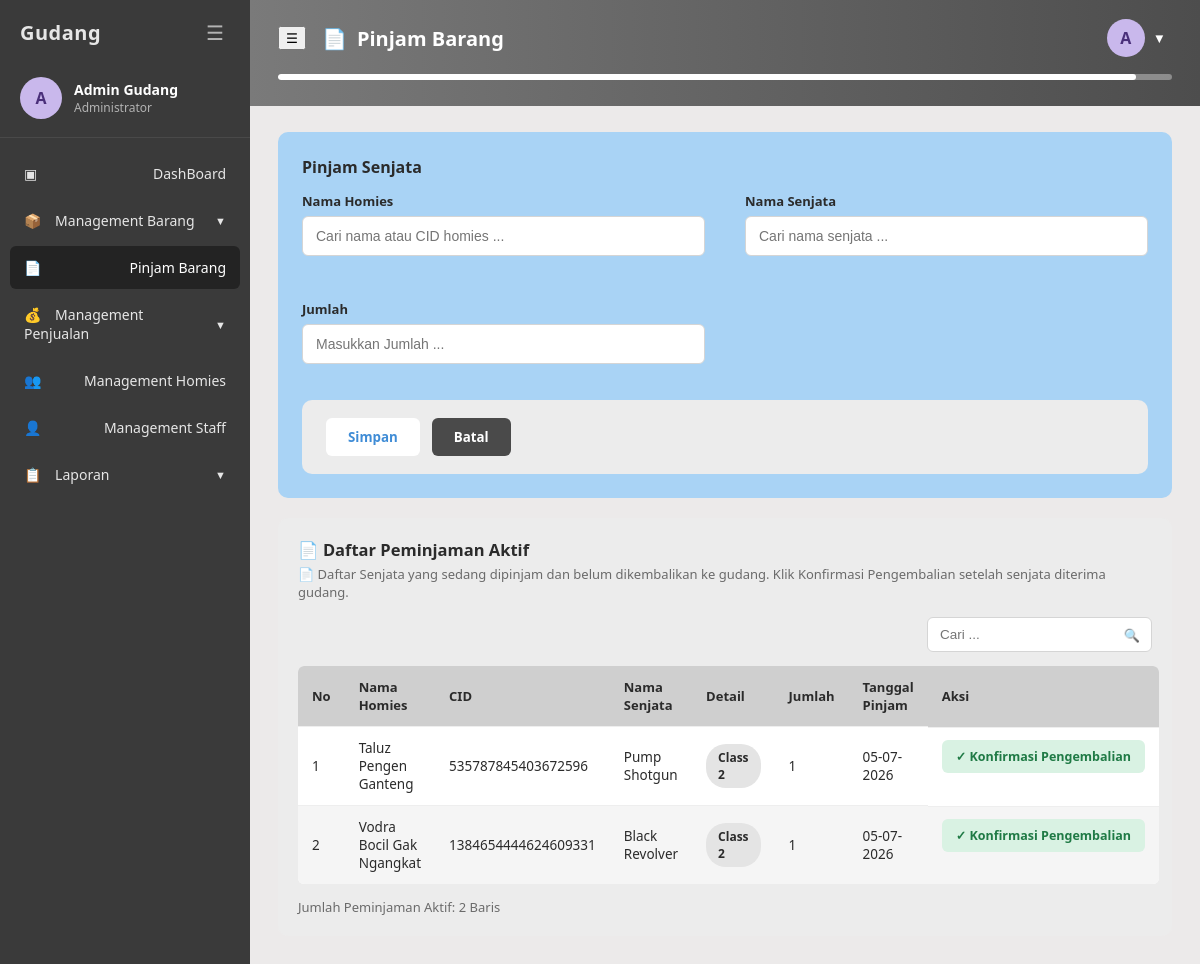
Page /peminjaman/peminjaman.php (signed in) on the earlier database version.
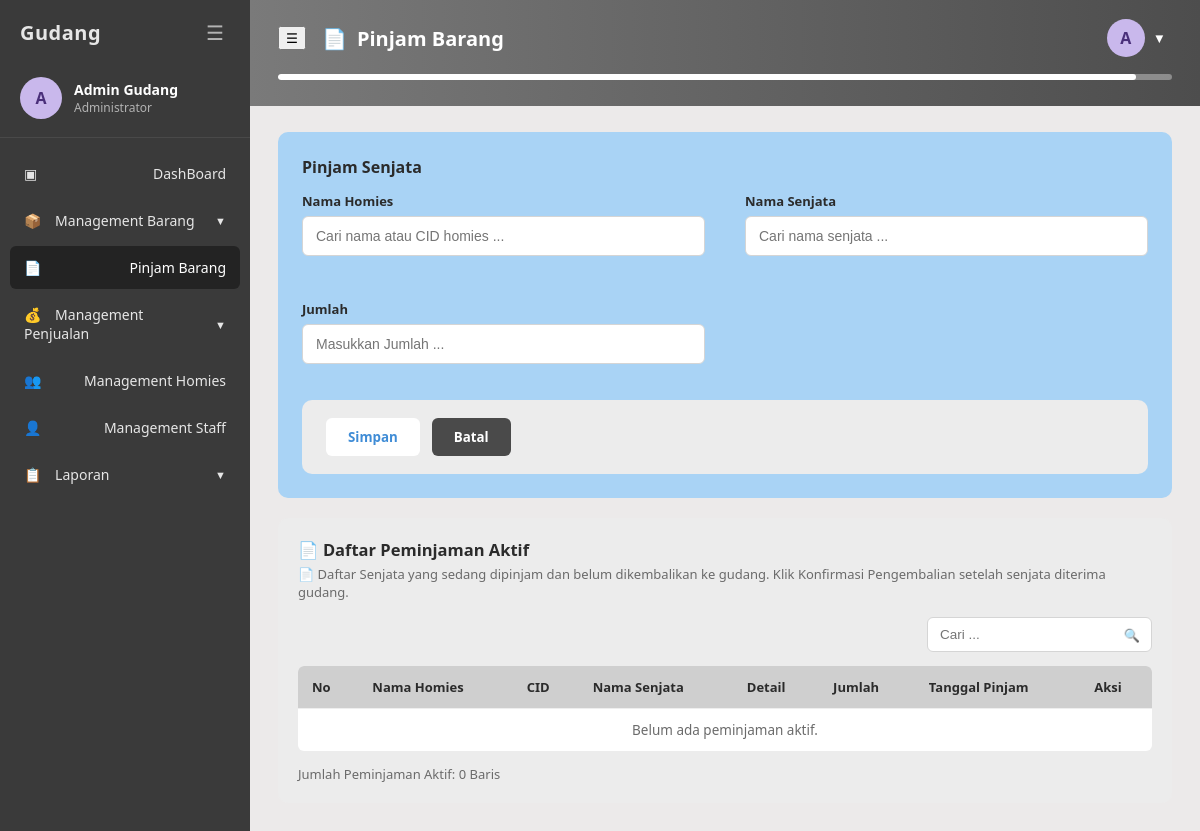
Same page on the later database version.
### tables this page shows
CREATE TABLE `peminjaman` (
  `id` int(11) NOT NULL,
  `id_homies` int(11) NOT NULL,
  `id_barang` int(11) NOT NULL,
  `tanggal_pinjam` date NOT NULL,
  `tanggal_kembali` date DEFAULT NULL,
  `jumlah` int(11) NOT NULL,
  `status` enum('Dipinjam','Dikembalikan') NOT NULL DEFAULT 'Dipinjam',
  `diinput_oleh` varchar(100) DEFAULT NULL,
  `dikembalikan_oleh` varchar(100) DEFAULT NULL,
  `created_at` timestamp NOT NULL DEFAULT CURRENT_TIMESTAMP
);

CREATE TABLE `homies` (
  `id` int(11) NOT NULL,
  `nama` varchar(100) NOT NULL,
  `nomor_hp` varchar(20) DEFAULT NULL,
  `cid` varchar(50) NOT NULL,
  `created_at` timestamp NOT NULL DEFAULT CURRENT_TIMESTAMP
);

CREATE TABLE `kategori_barang` (
  `id` int(11) NOT NULL,
  `jenis` enum('Senjata','Narko','Lainnya') NOT NULL,
  `nama_barang` varchar(150) NOT NULL,
  `class_senjata` enum('Class 1','Class 2','Class 3','Class 4') DEFAULT NULL,
  `tag_narko` enum('Bungkusan','Mentahan') DEFAULT NULL,
  `tag_lainnya` enum('Vest','Ammo','Attachment') DEFAULT NULL,
  `stok` int(11) NOT NULL DEFAULT '0',
  `created_at` timestamp NOT NULL DEFAULT CURRENT_TIMESTAMP,
  `updated_at` timestamp NOT NULL DEFAULT CURRENT_TIMESTAMP ON UPDATE CURRENT_TIMESTAMP
);

### includes/auth.php (called while the page is built, shortened)
<?php
function current_user() {
    return [
        'id'        => $_SESSION['user_id'] ?? null,
        'username'  => $_SESSION['username'] ?? null,
        'full_name' => $_SESSION['full_name'] ?? null,
        'role'      => $_SESSION['role'] ?? null,
    ];
}
function is_admin() {
    return ($_SESSION['role'] ?? null) === 'admin';
}
function role_label() {
    return is_admin() ? 'Administrator' : 'Kepala Staff';
}
function e($str) {
    return htmlspecialchars($str ?? '', ENT_QUOTES, 'UTF-8');
}

### peminjaman/peminjaman.php (the view, shortened to what this page needs)
<?php
require_once __DIR__ . '/../includes/auth.php';
$base = '../';
$active_menu = 'pinjam';
$page_title = 'Pinjam Barang - Gudang';
$page_header = 'Pinjam Barang';
$page_icon = '&#128196;';
$aktifList = [];
$res = mysqli_query($conn, "SELECT p.id, p.jumlah, p.tanggal_pinjam, h.nama AS nama_homies, h.cid,
                                    k.nama_barang, k.class_senjata
                             FROM peminjaman p
                             JOIN homies h ON h.id = p.id_homies
                             JOIN kategori_barang k ON k.id = p.id_barang
                             WHERE p.status = 'Dipinjam'
                             ORDER BY p.tanggal_pinjam DESC, p.id DESC");
while ($row = mysqli_fetch_assoc($res)) { $aktifList[] = $row; }
include __DIR__ . '/../includes/header.php';
?>
<div class="form-panel">
    <h3>Pinjam Senjata</h3>
    <form method="POST" action="peminjaman.php">
        <div class="form-grid">
            <div class="form-group">
                <label for="homiesSearch">Nama Homies</label>
                <div class="search-select" data-search-select>
                    <input type="text" id="homiesSearch" class="ss-input" data-ss-search
                           placeholder="Cari nama atau CID homies ..." autocomplete="off">
                </div>
            </div>
            <div class="form-group">
                <label for="senjataSearch">Nama Senjata</label>
                <div class="search-select" data-search-select>
                    <input type="text" id="senjataSearch" class="ss-input" data-ss-search
                           placeholder="Cari nama senjata ..." autocomplete="off">
                </div>
            </div>
            <div class="form-group">
                <label for="jumlah">Jumlah</label>
                <input type="number" id="jumlah" name="jumlah" min="1" placeholder="Masukkan Jumlah ..." value="<?= e($_POST['jumlah'] ?? '') ?>" required>
            </div>
        </div>
        <div class="form-actions-panel" style="margin-top:18px;">
            <button type="submit" name="add_pinjam" value="1" class="btn-primary-form">Simpan</button>
            <button type="reset" class="btn-cancel-form">Batal</button>
        </div>
    </form>
</div>
<div class="panel">
    <div class="panel-header">
        <div>
            <h3>&#128196; Daftar Peminjaman Aktif</h3>
            <p class="panel-desc">&#128196; Daftar Senjata yang sedang dipinjam dan belum dikembalikan ke gudang. Klik Konfirmasi Pengembalian setelah senjata diterima gudang.</p>
        </div>
    </div>
    <div class="panel-toolbar">
        <div class="search-box">
            <input type="text" placeholder="Cari ..." data-table-search="#peminjamanTable">
            <span class="icon">&#128269;</span>
        </div>
    </div>
    <table class="data-table" id="peminjamanTable">
        <thead>
            <tr>
                <th>No</th>
                <th>Nama Homies</th>
                <th>CID</th>
                <th>Nama Senjata</th>
                <th>Detail</th>
                <th>Jumlah</th>
                <th>Tanggal Pinjam</th>
                <th>Aksi</th>
            </tr>
        </thead>
        <tbody>
            <?php if (empty($aktifList)): ?>
                <tr><td colspan="8" style="text-align:center; color:var(--text-muted);">Belum ada peminjaman aktif.</td></tr>
            <?php else: ?>
                <?php foreach ($aktifList as $i => $p): ?>
                <tr>
                    <td><?= $i + 1 ?></td>
                    <td><?= e($p['nama_homies']) ?></td>
                    <td><?= e($p['cid']) ?></td>
                    <td><?= e($p['nama_barang']) ?></td>
                    <td><span class="badge badge-chip"><?= e($p['class_senjata']) ?></span></td>
                    <td><?= (int)$p['jumlah'] ?></td>
                    <td><?= e(date('d-m-Y', strtotime($p['tanggal_pinjam']))) ?></td>
                    <td class="aksi-cell">
                        <form method="POST" action="kembalikan.php" style="display:inline;"
                              onsubmit="return confirm('Konfirmasi: senjata &quot;<?= e(addslashes($p['nama_barang'])) ?>&quot; sebanyak <?= (int)$p['jumlah'] ?> dari <?= e(addslashes($p['nama_homies'])) ?> sudah dikembalikan?');">
                            <button type="submit" class="btn-return">&#10003; Konfirmasi Pengembalian</button>
                        </form>
                    </td>
                </tr>
                <?php endforeach; ?>
            <?php endif; ?>
        </tbody>
    </table>
    <div class="table-footer">
        <span>Jumlah Peminjaman Aktif: <?= count($aktifList) ?> Baris</span>
    </div>
</div>
<?php include __DIR__ . '/../includes/footer.php'; ?>

### includes/header.php (shortened to what this page needs)
<?php
$base = $base ?? '';
$page_header = $page_header ?? ($page_title ?? '');
$page_icon = $page_icon ?? '&#9635;';
$header_variant = $header_variant ?? 'gray';
?>
<!DOCTYPE html>
<html lang="id">
<head>
<link rel="stylesheet" href="<?= $base ?>assets/css/style.css">
</head>
<body>
<div class="app-layout">
    <?php include __DIR__ . '/sidebar.php'; ?>
    <div class="main-content">
        <div class="page-header <?= $header_variant === 'purple' ? 'purple' : '' ?>">
            <div class="page-header-row">
                <div style="display:flex; align-items:center; gap:16px;">
                    <button class="burger-desktop" data-toggle="sidebar" aria-label="Toggle menu">&#9776;</button>
                    <h2><span><?= $page_icon ?></span> <?= e($page_header) ?></h2>
                </div>
                <div style="display:flex; align-items:center; gap:14px;">
                    <div class="topbar-user">
                        <button class="topbar-user-btn">
                            <div class="avatar-circle"><?= e($initial) ?></div>
                            <span>&#9660;</span>
                        </button>
                    </div>
                </div>
            </div>
            <div class="progress-bar"><span></span></div>
        </div>
        <div class="content-area">

### includes/sidebar.php (shortened to what this page needs)
<?php
$base = $base ?? '';
$active_menu = $active_menu ?? '';
$u = current_user();
$initial = strtoupper(substr($u['full_name'] ?? 'U', 0, 1));
?>
<aside class="sidebar">
    <div class="sidebar-top">
        <span>Gudang</span>
        <button class="burger" data-toggle="sidebar" aria-label="Toggle menu">&#9776;</button>
    </div>
    <div class="sidebar-user">
        <div class="avatar-circle"><?= e($initial) ?></div>
        <div>
            <div class="u-name"><?= e($u['full_name']) ?></div>
            <div class="u-role"><?= e(role_label()) ?></div>
        </div>
    </div>
    <nav class="sidebar-nav">
        <ul>
            <li class="nav-item <?= $active_menu === 'dashboard' ? 'active' : '' ?>">
                <a href="<?= $base ?>dashboard.php"><span class="icon">&#9635;</span> DashBoard</a>
            </li>
            <li>
                <div class="nav-parent <?= $active_menu === 'barang' ? 'active open' : '' ?>">
                    <span><span class="icon">&#128230;</span> Management Barang</span>
                    <span class="chevron">&#9660;</span>
                </div>
            </li>
            <li class="nav-item <?= $active_menu === 'pinjam' ? 'active' : '' ?>">
                <a href="<?= $base ?>peminjaman/peminjaman.php"><span class="icon">&#128196;</span> Pinjam Barang</a>
            </li>
            <li>
                <div class="nav-parent <?= $active_menu === 'penjualan' ? 'active open' : '' ?>">
                    <span><span class="icon">&#128176;</span> Management Penjualan</span>
                    <span class="chevron">&#9660;</span>
                </div>
            </li>
            <li class="nav-item <?= $active_menu === 'homies' ? 'active' : '' ?>">
                <a href="<?= $base ?>homies/menajemen_homies.php"><span class="icon">&#128101;</span> Management Homies</a>
            </li>
            <?php if (is_admin()): ?>
            <li class="nav-item <?= $active_menu === 'staff' ? 'active' : '' ?>">
                <a href="<?= $base ?>staff/management_staff.php"><span class="icon">&#128100;</span> Management Staff</a>
            </li>
            <?php endif; ?>
            <li>
                <div class="nav-parent <?= $active_menu === 'laporan' ? 'active open' : '' ?>">
                    <span><span class="icon">&#128203;</span> Laporan</span>
                    <span class="chevron">&#9660;</span>
                </div>
            </li>
        </ul>
    </nav>
</aside>

### includes/footer.php (shortened to what this page needs)
        </div>
    </div>
</div>
</body>
</html>

Differences in the rows shown:
removed peminjaman: id_homies.nama "Taluz Pengen Ganteng", id_homies.cid "535787845403672596", id_barang.nama_barang "Pump Shotgun", id_barang.class_senjata "Class 2", jumlah "1", tanggal_pinjam "05-07-2026"
removed peminjaman: id_homies.nama "Vodra Bocil Gak Ngangkat", id_homies.cid "1384654444624609331", id_barang.nama_barang "Black Revolver", id_barang.class_senjata "Class 2", jumlah "1", tanggal_pinjam "05-07-2026"
Other differences:
count($aktifList): "2" → "0"
text now shown: "Belum ada peminjaman aktif."
